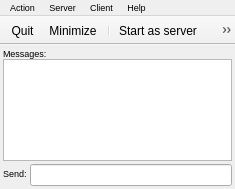
<?xml version="1.0" encoding="UTF-8"?>
<ui version="4.0">
 <class>MChat_window</class>
 <widget class="QMainWindow" name="MChat_window">
  <property name="geometry">
   <rect>
    <x>0</x>
    <y>0</y>
    <width>235</width>
    <height>189</height>
   </rect>
  </property>
  <property name="sizePolicy">
   <sizepolicy hsizetype="Expanding" vsizetype="Expanding">
    <horstretch>0</horstretch>
    <verstretch>0</verstretch>
   </sizepolicy>
  </property>
  <property name="windowTitle">
   <string>MChat</string>
  </property>
  <property name="windowIcon">
   <iconset resource="resource.qrc">
    <normaloff>:/icons/icons/MChat.ico</normaloff>:/icons/icons/MChat.ico</iconset>
  </property>
  <widget class="QWidget" name="centralwidget">
   <layout class="QGridLayout" name="gridLayout">
    <property name="leftMargin">
     <number>3</number>
    </property>
    <property name="topMargin">
     <number>3</number>
    </property>
    <property name="rightMargin">
     <number>3</number>
    </property>
    <property name="bottomMargin">
     <number>3</number>
    </property>
    <property name="spacing">
     <number>3</number>
    </property>
    <item row="0" column="0">
     <layout class="QVBoxLayout" name="verticalLayout_2">
      <property name="spacing">
       <number>0</number>
      </property>
      <item>
       <widget class="QLabel" name="l_messaggi">
        <property name="font">
         <font>
          <pointsize>7</pointsize>
         </font>
        </property>
        <property name="text">
         <string>Messages:</string>
        </property>
        <property name="buddy">
         <cstring>o_messaggi</cstring>
        </property>
       </widget>
      </item>
      <item>
       <widget class="QPlainTextEdit" name="o_messaggi">
        <property name="sizePolicy">
         <sizepolicy hsizetype="Expanding" vsizetype="Expanding">
          <horstretch>0</horstretch>
          <verstretch>0</verstretch>
         </sizepolicy>
        </property>
        <property name="font">
         <font>
          <pointsize>7</pointsize>
         </font>
        </property>
        <property name="textInteractionFlags">
         <set>Qt::TextSelectableByKeyboard|Qt::TextSelectableByMouse</set>
        </property>
       </widget>
      </item>
     </layout>
    </item>
    <item row="1" column="0">
     <layout class="QFormLayout" name="formLayout">
      <item row="0" column="0">
       <widget class="QLabel" name="l_invia_messaggio">
        <property name="font">
         <font>
          <pointsize>7</pointsize>
         </font>
        </property>
        <property name="text">
         <string>Send:</string>
        </property>
        <property name="buddy">
         <cstring>e_invia_messaggio</cstring>
        </property>
       </widget>
      </item>
      <item row="0" column="1">
       <widget class="QLineEdit" name="e_invia_messaggio">
        <property name="font">
         <font>
          <pointsize>7</pointsize>
         </font>
        </property>
       </widget>
      </item>
     </layout>
    </item>
   </layout>
  </widget>
  <widget class="QToolBar" name="toolBar">
   <property name="windowTitle">
    <string>toolBar</string>
   </property>
   <property name="movable">
    <bool>false</bool>
   </property>
   <property name="iconSize">
    <size>
     <width>16</width>
     <height>16</height>
    </size>
   </property>
   <attribute name="toolBarArea">
    <enum>TopToolBarArea</enum>
   </attribute>
   <attribute name="toolBarBreak">
    <bool>false</bool>
   </attribute>
   <addaction name="actionExit"/>
   <addaction name="actionMinimize"/>
   <addaction name="separator"/>
   <addaction name="actionStart_as_server"/>
   <addaction name="actionClient_connection"/>
   <addaction name="separator"/>
   <addaction name="actionClear_my_chat"/>
   <addaction name="actionReduce_to_systray"/>
   <addaction name="actionMessage_systray"/>
   <addaction name="actionSplash_window"/>
   <addaction name="separator"/>
   <addaction name="actionPreferences"/>
  </widget>
  <widget class="QMenuBar" name="menuBar">
   <property name="geometry">
    <rect>
     <x>0</x>
     <y>0</y>
     <width>235</width>
     <height>21</height>
    </rect>
   </property>
   <property name="font">
    <font>
     <pointsize>7</pointsize>
    </font>
   </property>
   <widget class="QMenu" name="menuAs_Server">
    <property name="font">
     <font>
      <pointsize>7</pointsize>
     </font>
    </property>
    <property name="title">
     <string>Server</string>
    </property>
   </widget>
   <widget class="QMenu" name="menuAs_Client">
    <property name="font">
     <font>
      <pointsize>7</pointsize>
     </font>
    </property>
    <property name="title">
     <string>Client</string>
    </property>
   </widget>
   <widget class="QMenu" name="menuFile">
    <property name="font">
     <font>
      <pointsize>7</pointsize>
     </font>
    </property>
    <property name="title">
     <string>Action</string>
    </property>
    <addaction name="actionPreferences"/>
    <addaction name="separator"/>
    <addaction name="actionStart_as_server"/>
    <addaction name="actionClient_connection"/>
    <addaction name="separator"/>
    <addaction name="actionClear_my_chat"/>
    <addaction name="actionReduce_to_systray"/>
    <addaction name="actionSplash_window"/>
    <addaction name="actionMessage_systray"/>
    <addaction name="separator"/>
    <addaction name="actionZoom_in"/>
    <addaction name="actionZoom_Out"/>
    <addaction name="separator"/>
    <addaction name="actionMinimize"/>
    <addaction name="actionReset_window_position"/>
    <addaction name="actionHide_toolbar"/>
    <addaction name="separator"/>
    <addaction name="actionExit"/>
   </widget>
   <widget class="QMenu" name="menuHelp">
    <property name="font">
     <font>
      <family>MS Shell Dlg 2</family>
      <pointsize>8</pointsize>
     </font>
    </property>
    <property name="title">
     <string>Help</string>
    </property>
    <addaction name="actionProgram_Info"/>
    <addaction name="actionHelp"/>
   </widget>
   <addaction name="menuFile"/>
   <addaction name="menuAs_Server"/>
   <addaction name="menuAs_Client"/>
   <addaction name="menuHelp"/>
  </widget>
  <action name="actionClear_my_chat">
   <property name="icon">
    <iconset resource="resource.qrc">
     <normaloff>:/icons/icons/clear.png</normaloff>:/icons/icons/clear.png</iconset>
   </property>
   <property name="text">
    <string>Clear my chat</string>
   </property>
   <property name="toolTip">
    <string>Clear my chat (F2 shortcut key)</string>
   </property>
   <property name="shortcut">
    <string>F2</string>
   </property>
  </action>
  <action name="actionReduce_to_systray">
   <property name="icon">
    <iconset resource="resource.qrc">
     <normaloff>:/icons/icons/systray.png</normaloff>:/icons/icons/systray.png</iconset>
   </property>
   <property name="text">
    <string>Reduce to systray</string>
   </property>
   <property name="toolTip">
    <string>Reduce to systray (F3 shortcut key)</string>
   </property>
   <property name="shortcut">
    <string>F3</string>
   </property>
  </action>
  <action name="actionProgram_Info">
   <property name="icon">
    <iconset resource="resource.qrc">
     <normaloff>:/icons/icons/info.png</normaloff>:/icons/icons/info.png</iconset>
   </property>
   <property name="text">
    <string>Program Info</string>
   </property>
   <property name="toolTip">
    <string>Program Info</string>
   </property>
  </action>
  <action name="actionSplash_window">
   <property name="checkable">
    <bool>true</bool>
   </property>
   <property name="icon">
    <iconset resource="resource.qrc">
     <normaloff>:/icons/icons/exclamation.png</normaloff>:/icons/icons/exclamation.png</iconset>
   </property>
   <property name="text">
    <string>Splash window</string>
   </property>
   <property name="toolTip">
    <string>Activate splash window when receive a message (F4 shortcut key)</string>
   </property>
   <property name="shortcut">
    <string>F4</string>
   </property>
  </action>
  <action name="actionPreferences">
   <property name="icon">
    <iconset resource="resource.qrc">
     <normaloff>:/icons/icons/gears.png</normaloff>:/icons/icons/gears.png</iconset>
   </property>
   <property name="text">
    <string>Preferences</string>
   </property>
   <property name="toolTip">
    <string>Preferences</string>
   </property>
  </action>
  <action name="actionStart_as_server">
   <property name="icon">
    <iconset resource="resource.qrc">
     <normaloff>:/icons/icons/create_server.png</normaloff>:/icons/icons/create_server.png</iconset>
   </property>
   <property name="text">
    <string>Start as server</string>
   </property>
   <property name="toolTip">
    <string>Starts waiting service</string>
   </property>
   <property name="shortcut">
    <string>F10</string>
   </property>
  </action>
  <action name="actionClient_connection">
   <property name="icon">
    <iconset resource="resource.qrc">
     <normaloff>:/icons/icons/call.png</normaloff>:/icons/icons/call.png</iconset>
   </property>
   <property name="text">
    <string>Client connection</string>
   </property>
   <property name="toolTip">
    <string>Connect to a waiting service</string>
   </property>
   <property name="shortcut">
    <string>F11</string>
   </property>
  </action>
  <action name="actionMinimize">
   <property name="icon">
    <iconset resource="resource.qrc">
     <normaloff>:/icons/icons/window.png</normaloff>:/icons/icons/window.png</iconset>
   </property>
   <property name="text">
    <string>Minimize</string>
   </property>
   <property name="toolTip">
    <string>Minimize (F1 shortcut key)</string>
   </property>
   <property name="shortcut">
    <string>F1</string>
   </property>
  </action>
  <action name="actionExit">
   <property name="icon">
    <iconset resource="resource.qrc">
     <normaloff>:/icons/icons/kill.png</normaloff>:/icons/icons/kill.png</iconset>
   </property>
   <property name="text">
    <string>Quit</string>
   </property>
  </action>
  <action name="actionReset_window_position">
   <property name="icon">
    <iconset resource="resource.qrc">
     <normaloff>:/icons/icons/window2.png</normaloff>:/icons/icons/window2.png</iconset>
   </property>
   <property name="text">
    <string>Reset window position</string>
   </property>
  </action>
  <action name="actionMessage_systray">
   <property name="checkable">
    <bool>true</bool>
   </property>
   <property name="icon">
    <iconset resource="resource.qrc">
     <normaloff>:/icons/icons/message.png</normaloff>:/icons/icons/message.png</iconset>
   </property>
   <property name="text">
    <string>Message when MChat is on systray</string>
   </property>
   <property name="toolTip">
    <string>Message when MChat is on systray</string>
   </property>
  </action>
  <action name="actionHide_toolbar">
   <property name="checkable">
    <bool>true</bool>
   </property>
   <property name="icon">
    <iconset resource="resource.qrc">
     <normaloff>:/icons/icons/hide_toolbar.png</normaloff>:/icons/icons/hide_toolbar.png</iconset>
   </property>
   <property name="text">
    <string>Hide toolbar</string>
   </property>
  </action>
  <action name="actionZoom_in">
   <property name="icon">
    <iconset resource="resource.qrc">
     <normaloff>:/icons/icons/zoom_avanti.png</normaloff>:/icons/icons/zoom_avanti.png</iconset>
   </property>
   <property name="text">
    <string>Zoom In</string>
   </property>
   <property name="shortcut">
    <string>Ctrl++</string>
   </property>
  </action>
  <action name="actionZoom_Out">
   <property name="icon">
    <iconset resource="resource.qrc">
     <normaloff>:/icons/icons/zoom_indietro.png</normaloff>:/icons/icons/zoom_indietro.png</iconset>
   </property>
   <property name="text">
    <string>Zoom Out</string>
   </property>
   <property name="shortcut">
    <string>Ctrl+-</string>
   </property>
  </action>
  <action name="actionHelp">
   <property name="icon">
    <iconset resource="resource.qrc">
     <normaloff>:/icons/icons/help.png</normaloff>:/icons/icons/help.png</iconset>
   </property>
   <property name="text">
    <string>Help</string>
   </property>
  </action>
 </widget>
 <tabstops>
  <tabstop>o_messaggi</tabstop>
  <tabstop>e_invia_messaggio</tabstop>
 </tabstops>
 <resources>
  <include location="resource.qrc"/>
 </resources>
 <connections>
  <connection>
   <sender>e_invia_messaggio</sender>
   <signal>returnPressed()</signal>
   <receiver>MChat_window</receiver>
   <slot>slot_invia_il_messaggio()</slot>
   <hints>
    <hint type="sourcelabel">
     <x>157</x>
     <y>181</y>
    </hint>
    <hint type="destinationlabel">
     <x>198</x>
     <y>185</y>
    </hint>
   </hints>
  </connection>
  <connection>
   <sender>actionProgram_Info</sender>
   <signal>triggered()</signal>
   <receiver>MChat_window</receiver>
   <slot>slot_program_info()</slot>
   <hints>
    <hint type="sourcelabel">
     <x>-1</x>
     <y>-1</y>
    </hint>
    <hint type="destinationlabel">
     <x>134</x>
     <y>185</y>
    </hint>
   </hints>
  </connection>
  <connection>
   <sender>actionPreferences</sender>
   <signal>triggered()</signal>
   <receiver>MChat_window</receiver>
   <slot>slot_preferences()</slot>
   <hints>
    <hint type="sourcelabel">
     <x>-1</x>
     <y>-1</y>
    </hint>
    <hint type="destinationlabel">
     <x>134</x>
     <y>185</y>
    </hint>
   </hints>
  </connection>
  <connection>
   <sender>actionClear_my_chat</sender>
   <signal>triggered()</signal>
   <receiver>MChat_window</receiver>
   <slot>slot_pulisci_chat()</slot>
   <hints>
    <hint type="sourcelabel">
     <x>-1</x>
     <y>-1</y>
    </hint>
    <hint type="destinationlabel">
     <x>134</x>
     <y>185</y>
    </hint>
   </hints>
  </connection>
  <connection>
   <sender>actionStart_as_server</sender>
   <signal>triggered()</signal>
   <receiver>MChat_window</receiver>
   <slot>slot_crea_server_chat()</slot>
   <hints>
    <hint type="sourcelabel">
     <x>-1</x>
     <y>-1</y>
    </hint>
    <hint type="destinationlabel">
     <x>203</x>
     <y>185</y>
    </hint>
   </hints>
  </connection>
  <connection>
   <sender>actionReduce_to_systray</sender>
   <signal>triggered()</signal>
   <receiver>MChat_window</receiver>
   <slot>slot_riduci_a_systray()</slot>
   <hints>
    <hint type="sourcelabel">
     <x>-1</x>
     <y>-1</y>
    </hint>
    <hint type="destinationlabel">
     <x>165</x>
     <y>185</y>
    </hint>
   </hints>
  </connection>
  <connection>
   <sender>actionClient_connection</sender>
   <signal>triggered()</signal>
   <receiver>MChat_window</receiver>
   <slot>slot_crea_client_chat()</slot>
   <hints>
    <hint type="sourcelabel">
     <x>-1</x>
     <y>-1</y>
    </hint>
    <hint type="destinationlabel">
     <x>165</x>
     <y>185</y>
    </hint>
   </hints>
  </connection>
  <connection>
   <sender>actionMinimize</sender>
   <signal>triggered()</signal>
   <receiver>MChat_window</receiver>
   <slot>showMinimized()</slot>
   <hints>
    <hint type="sourcelabel">
     <x>-1</x>
     <y>-1</y>
    </hint>
    <hint type="destinationlabel">
     <x>165</x>
     <y>185</y>
    </hint>
   </hints>
  </connection>
  <connection>
   <sender>actionExit</sender>
   <signal>triggered()</signal>
   <receiver>MChat_window</receiver>
   <slot>close()</slot>
   <hints>
    <hint type="sourcelabel">
     <x>-1</x>
     <y>-1</y>
    </hint>
    <hint type="destinationlabel">
     <x>165</x>
     <y>185</y>
    </hint>
   </hints>
  </connection>
  <connection>
   <sender>actionZoom_in</sender>
   <signal>triggered()</signal>
   <receiver>MChat_window</receiver>
   <slot>slot_zoom_in()</slot>
   <hints>
    <hint type="sourcelabel">
     <x>-1</x>
     <y>-1</y>
    </hint>
    <hint type="destinationlabel">
     <x>117</x>
     <y>94</y>
    </hint>
   </hints>
  </connection>
  <connection>
   <sender>actionZoom_Out</sender>
   <signal>triggered()</signal>
   <receiver>MChat_window</receiver>
   <slot>slot_zoom_out()</slot>
   <hints>
    <hint type="sourcelabel">
     <x>-1</x>
     <y>-1</y>
    </hint>
    <hint type="destinationlabel">
     <x>117</x>
     <y>94</y>
    </hint>
   </hints>
  </connection>
  <connection>
   <sender>actionHelp</sender>
   <signal>triggered()</signal>
   <receiver>MChat_window</receiver>
   <slot>slot_help()</slot>
   <hints>
    <hint type="sourcelabel">
     <x>-1</x>
     <y>-1</y>
    </hint>
    <hint type="destinationlabel">
     <x>117</x>
     <y>94</y>
    </hint>
   </hints>
  </connection>
 </connections>
 <slots>
  <slot>slot_program_info()</slot>
  <slot>slot_preferences()</slot>
  <slot>slot_pulisci_chat()</slot>
  <slot>slot_crea_server_chat()</slot>
  <slot>slot_invia_il_messaggio()</slot>
  <slot>slot_riduci_a_systray()</slot>
  <slot>slot_crea_client_chat()</slot>
  <slot>slot_zoom_in()</slot>
  <slot>slot_zoom_out()</slot>
  <slot>slot_help()</slot>
 </slots>
</ui>
